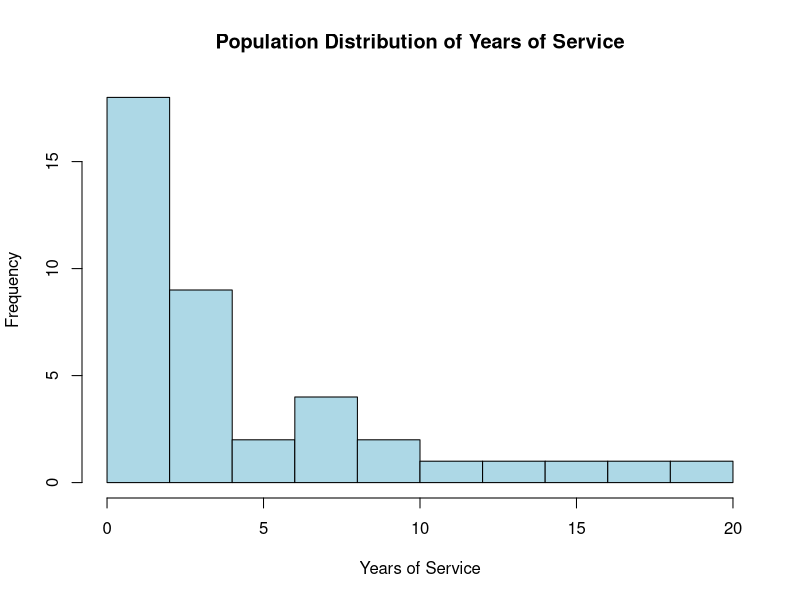
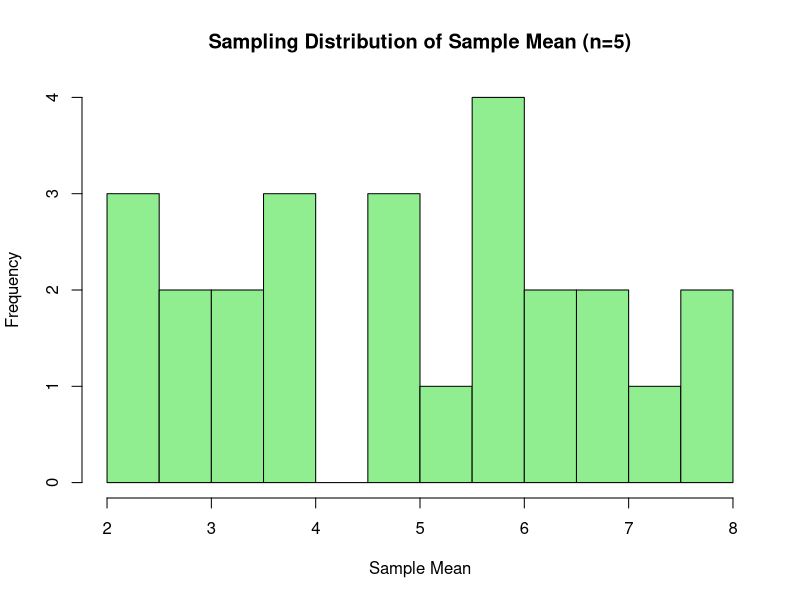
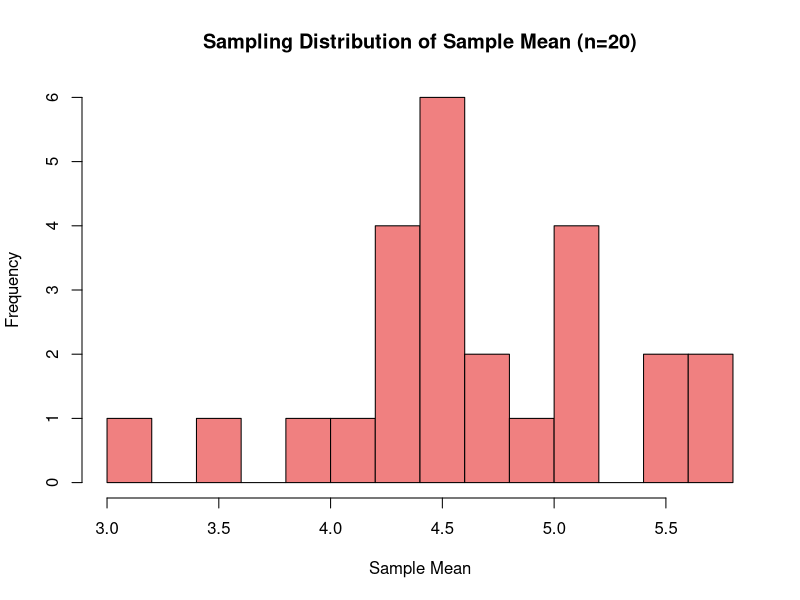

Write the R code that produced these figures, in order.
#Page No.266
population <- c(11, 4, 18, 2, 1, 2, 0, 2, 2, 4,
                3, 4, 1, 2, 2, 3, 3, 19, 8, 3,
                7, 1, 0, 2, 7, 0, 4, 5, 1, 14,
                16, 8, 9, 1, 1, 2, 5, 10, 2, 3)

population_mean <- mean(population)
cat("Population Mean (μ):", round(population_mean, 2))

hist(population, breaks = 10, col = "lightblue", border = "black",
     main = "Population Distribution of Years of Service",
     xlab = "Years of Service", ylab = "Frequency")

sample_means <- function(population, sample_size, num_samples = 25) {
  means <- numeric(num_samples)
  for (i in 1:num_samples) {
    sample <- sample(population, size = sample_size, replace = FALSE)
    means[i] <- mean(sample)
  }
  return(means)
}

sample_means_5 <- sample_means(population, sample_size = 5)

hist(sample_means_5, breaks = 10, col = "lightgreen", border = "black",
     main = "Sampling Distribution of Sample Mean (n=5)",
     xlab = "Sample Mean", ylab = "Frequency")

sample_means_20 <- sample_means(population, sample_size = 20)

hist(sample_means_20, breaks = 10, col = "lightcoral", border = "black",
     main = "Sampling Distribution of Sample Mean (n=20)",
     xlab = "Sample Mean", ylab = "Frequency")

mean_sample_means_5 <- mean(sample_means_5)
mean_sample_means_20 <- mean(sample_means_20)

cat("Mean of Sample Means (n=5):", round(mean_sample_means_5, 2))
cat("Mean of Sample Means (n=20):", round(mean_sample_means_20, 2))
